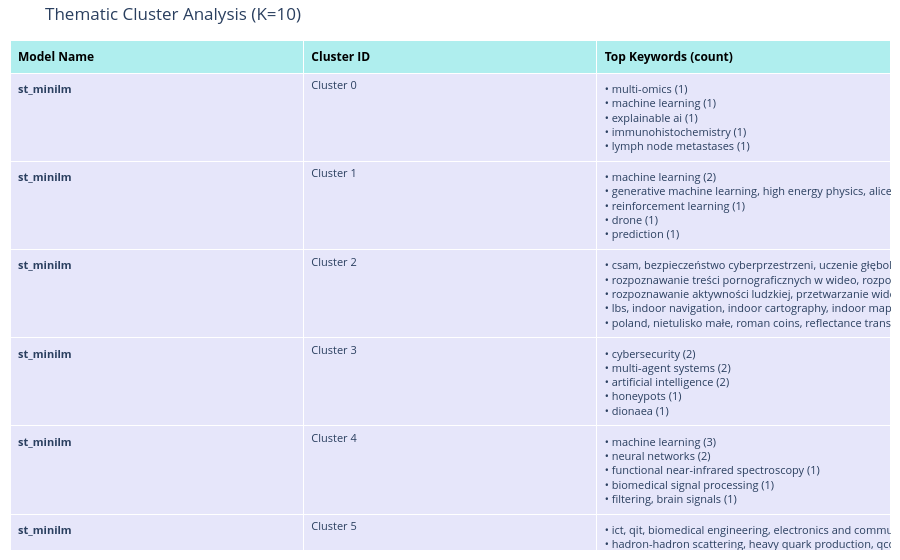

The code cell stored with this chart in its notebook:
### Code cell
generate_keywords_table(models_to_test, embeddings_dict, articles, k=10)

### Figure 1 — Plotly figure (JSON) as saved in the notebook; plotly's stock layout.template omitted (floating-point values rounded to 4 significant figures)
{"data": [{"cells": {"align": "left", "fill": {"color": "lavender"}, "font": {"size": 11}, "height": 30, "values": [["<b>st_minilm</b>", "<b>st_minilm</b>", "<b>st_minilm</b>", "<b>st_minilm</b>", "<b>st_minilm</b>", "<b>st_minilm</b>", "<b>st_minilm</b>", "<b>st_minilm</b>", "<b>st_minilm</b>", "<b>st_minilm</b>", "<b>st_labse</b>", "<b>st_labse</b>", "<b>st_labse</b>", "<b>st_labse</b>", "<b>st_labse</b>", "<b>st_labse</b>", "<b>st_labse</b>", "<b>st_labse</b>", "<b>st_labse</b>", "<b>st_labse</b>", "<b>fasttext</b>", "<b>fasttext</b>", "<b>fasttext</b>", "<b>fasttext</b>", "<b>fasttext</b>", "<b>fasttext</b>", "<b>fasttext</b>", "<b>fasttext</b>", "<b>fasttext</b>", "<b>fasttext</b>", "<b>glove</b>", "<b>glove</b>", "<b>glove</b>", "<b>glove</b>", "<b>glove</b>", "<b>glove</b>", "<b>glove</b>", "<b>glove</b>", "<b>glove</b>", "<b>glove</b>"], ["Cluster 0", "Cluster 1", "Cluster 2", "Cluster 3", "Cluster 4", "Cluster 5", "Cluster 6", "Cluster 7", "Cluster 8", "Cluster 9", "Cluster 0", "Cluster 1", "Cluster 2", "Cluster 3", "Cluster 4", "Cluster 5", "Cluster 6", "Cluster 7", "Cluster 8", "Cluster 9", "Cluster 0", "Cluster 1", "Cluster 2", "Cluster 3", "Cluster 4", "Cluster 5", "Cluster 6", "Cluster 7", "Cluster 8", "Cluster 9", "Cluster 0", "Cluster 1", "Cluster 2", "Cluster 3", "Cluster 4", "Cluster 5", "Cluster 6", "Cluster 7", "Cluster 8", "Cluster 9"], ["• multi-omics (1)<br>• machine learning (1)<br>• explainable ai (1)<br>• immunohistochemistry (1)<br>• lymph node metastases (1)", "• machine learning (2)<br>• generative machine learning, high energy physics, alice, cern (1)<br>• reinforcement learning (1)<br>• drone (1)<br>• prediction (1)", "• csam, bezpieczeństwo cyberprzestrzeni, uczenie głębokie,\nrozpoznawanie obrazów, detekcja obiektów (1)<br>• rozpoznawanie treści pornograficznych w wideo, rozpoznawanie\naktywności ludzkiej, przetwarzanie wideo, sieci neuronowe (1)<br>• rozpoznawanie aktywności ludzkiej, przetwarzanie wideo, sieci\nneuronowe (1)<br>• lbs, indoor navigation, indoor cartography, indoor map, disabled persons (1)<br>• poland, nietulisko małe, roman coins, reflectance transformation imaging, segment anything model, hoard (1)", "• cybersecurity (2)<br>• multi-agent systems (2)<br>• artificial intelligence (2)<br>• honeypots (1)<br>• dionaea (1)", "• machine learning (3)<br>• neural networks (2)<br>• functional near-infrared spectroscopy (1)<br>• biomedical signal processing (1)<br>• filtering, brain signals (1)", "• ict, qit, biomedical engineering, electronics and communications engineering, sensors, quantum machine learning, quantum internet, quantum computing, cybersecurity, quantum networks, quantum sensors (3)<br>• hadron-hadron scattering, heavy quark production, qcd (1)<br>• ict, qit, biomedical engineering, electronics and communications engineering, sensors, quantum internet, quantum computing, cybersecurity, quantum networks, quantum sensors (1)", "• batteries (2)<br>• scheduling (2)<br>• massive mimo (2)<br>• machine learning (2)<br>• ifs, discrete space (1)", "• lissajous curves, man-made seismicity, spectral analysis, time–frequency analysis, urban seismology (1)<br>• vertical-cavity surface-emitting laser, photonphoton resonance, injection-locking, coupled cavity laser (1)<br>• jcas, passive radar, data fusion, 5g (1)<br>• bistatic radar, leo, low earth orbit satellites, multistatic radar, passive radar (1)<br>• 5g new radio (nr), channel frequency response (cfr), channel impulse response (cir), channel state information (csi), delay-doppler (dd), integrated sensing and communication (isac), moving target detection, radar on demand (rod), range-velocity, remote sensing (1)", "• o-ran, 5g, security evaluation, security testing, security assurance (1)<br>• cloud computing, internet of things (iot), task load balancing (1)<br>• uav, cryptography, iov, intelligent transportation system, its (1)<br>• uav, deep rl, resource allocation, iot, network coverage optimization, federated learning (1)<br>• feature selection (1)", "• artificial intelligence (2)<br>• generative ai, ai-generated content,  ai regulation (1)<br>• network traffic dataset, malware detection, network traffic analysis,\ndos attacks, botnets, machine learning (1)<br>• spatio-temporal data\ndata mining\npatterns discovery\nsequential patterns (1)<br>• location recommendation (1)", "• artificial intelligence (1)<br>• machine learning (1)<br>• diagnosis support system (1)<br>• explainable artificial intelligence (1)<br>• data analysis (1)", "• lissajous curves, man-made seismicity, spectral analysis, time–frequency analysis, urban seismology (1)<br>• artificial neural network (ann), control engineering, direct inverse control, electro−hydraulic servo drive (1)<br>• vertical-cavity surface-emitting laser, photonphoton resonance, injection-locking, coupled cavity laser (1)<br>• nerf, 3d point clouds, hypernetwork (1)<br>• feature selection (1)", "• machine learning (2)<br>• generative machine learning, high energy physics, alice, cern (1)<br>• diffusion models, particle simulations, alice, cern (1)<br>• aggregator (1)<br>• smart charging (1)", "• multi-agent systems (2)<br>• cad, optimal design, deterministic algorithms, evolutionary algorithms (1)<br>• agent systems (1)<br>• agent-based systems (1)<br>• agent platforms (1)", "• ifs, discrete space (1)<br>• markov chain (1)<br>• approximation (1)<br>• invariant set (1)<br>• invariant measure (1)", "• immunohistochemistry (1)<br>• lymph node metastases (1)<br>• merkel cell carcinoma (1)<br>• poland, nietulisko małe, roman coins, reflectance transformation imaging, segment anything model, hoard (1)<br>• intensity modulated radiation therapy (imrt), genetic algorithms, generalized\nequivalent uniform dose (geud), multi-objective optimization, bi-level optimization. (1)", "• ict, qit, biomedical engineering, electronics and communications engineering, sensors, quantum machine learning, quantum internet, quantum computing, cybersecurity, quantum networks, quantum sensors (3)<br>• honeypots (1)<br>• dionaea (1)<br>• malware analysis (1)<br>• cybersecurity (1)", "• machine learning (2)<br>• reinforcement learning (2)<br>• artificial intelligence (2)<br>• drone (1)<br>• prediction (1)", "• lasso (1)<br>• linear regression (1)<br>• open data (1)<br>• variable screening (1)<br>• lbs, indoor navigation, indoor cartography, indoor map, disabled persons (1)", "• batteries (2)<br>• machine learning (2)<br>• hadron-hadron scattering, heavy quark production, qcd (1)<br>• renewable energy sources (1)<br>• hydrogen storage (1)", "", "• machine learning (4)<br>• transformers (2)<br>• cognitive agents (1)<br>• large language models (1)<br>• agile software project management (1)", "• rozpoznawanie treści pornograficznych w wideo, rozpoznawanie\naktywności ludzkiej, przetwarzanie wideo, sieci neuronowe (1)<br>• analiza danych, dane kierunkowe, statystyka (1)<br>• wirtualne zapory sieciowe, wirtualizacja funkcji sieciowych, orkiestracja, optymalizacja, programowanie liniowe (1)", "• intensity modulated radiation therapy (imrt), genetic algorithms, generalized\nequivalent uniform dose (geud), multi-objective optimization, bi-level optimization. (1)<br>• steganography, covert channels, information hiding, side channels (1)<br>• artificial intelligence (1)<br>• covid-19/complications, fatigue syndrome, chronic, post-acute covid-19 syndrome (1)", "• machine learning (3)<br>• ict, qit, biomedical engineering, electronics and communications engineering, sensors, quantum machine learning, quantum internet, quantum computing, cybersecurity, quantum networks, quantum sensors (3)<br>• neural networks (2)<br>• artificial intelligence (2)<br>• massive mimo (2)", "• cybersecurity (1)<br>• cyberattack (1)<br>• testing infrastructure (1)<br>• industrial control system (1)", "• cad, optimal design, deterministic algorithms, evolutionary algorithms (1)<br>• vertical-cavity surface-emitting laser, photonphoton resonance, injection-locking, coupled cavity laser (1)<br>• immunohistochemistry (1)<br>• lymph node metastases (1)<br>• merkel cell carcinoma (1)", "• csam, bezpieczeństwo cyberprzestrzeni, uczenie głębokie,\nrozpoznawanie obrazów, detekcja obiektów (1)<br>• rozpoznawanie aktywności ludzkiej, przetwarzanie wideo, sieci\nneuronowe (1)<br>• telekomunikacja światłowodowa, telekomunikacja optyczna, światłowody telekomunikacyjne, fotonika, optoelektronika (1)<br>• technologie satelitarne i kosmiczne, małe satelity, mikrosatelity, standardy smallsat, nasa, esa, polsa, openspace, space 4.0 (1)<br>• informacyjne technologie kwantowe, komputing kwantowy, procesory kwantowe, telekomunikacja kwantowa, sieci kwantowe, metrologia kwantowa, czujniki kwantowe, algorytmy kwantowe (1)", "", "• multi-agent systems (2)<br>• agent systems (1)<br>• agent-based systems (1)<br>• agent platforms (1)<br>• modeling (1)", "• covid-19/complications, fatigue syndrome, chronic, post-acute covid-19 syndrome (1)", "• machine learning (5)<br>• reinforcement learning (2)<br>• multi-agent systems (2)<br>• transformers (2)<br>• artificial intelligence (2)", "• csam, bezpieczeństwo cyberprzestrzeni, uczenie głębokie,\nrozpoznawanie obrazów, detekcja obiektów (1)<br>• rozpoznawanie treści pornograficznych w wideo, rozpoznawanie\naktywności ludzkiej, przetwarzanie wideo, sieci neuronowe (1)<br>• rozpoznawanie aktywności ludzkiej, przetwarzanie wideo, sieci\nneuronowe (1)<br>• telekomunikacja światłowodowa, telekomunikacja optyczna, światłowody telekomunikacyjne, fotonika, optoelektronika (1)<br>• technologie satelitarne i kosmiczne, małe satelity, mikrosatelity, standardy smallsat, nasa, esa, polsa, openspace, space 4.0 (1)", "• intensity modulated radiation therapy (imrt), genetic algorithms, generalized\nequivalent uniform dose (geud), multi-objective optimization, bi-level optimization. (1)", "", "• artificial intelligence (1)", "", "• ict, qit, biomedical engineering, electronics and communications engineering, sensors, quantum machine learning, quantum internet, quantum computing, cybersecurity, quantum networks, quantum sensors (3)<br>• cybersecurity (2)<br>• batteries (2)<br>• neural networks (2)<br>• time series (2)", "• artificial intelligence (2)<br>• cad, optimal design, deterministic algorithms, evolutionary algorithms (1)<br>• immunohistochemistry (1)<br>• lymph node metastases (1)<br>• merkel cell carcinoma (1)", ""]]}, "header": {"align": "left", "fill": {"color": "paleturquoise"}, "font": {"color": "black", "size": 12}, "values": ["<b>Model Name</b>", "<b>Cluster ID</b>", "<b>Top Keywords (count)</b>"]}, "type": "table"}], "layout": {"margin": {"b": 10, "l": 10, "r": 10, "t": 40}, "title": {"text": "Thematic Cluster Analysis (K=10)"}}}
